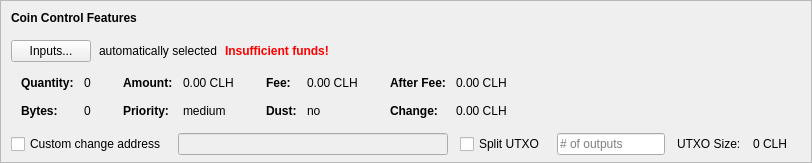
    <widget class="QFrame" name="frameCoinControl">
     <property name="sizePolicy">
      <sizepolicy hsizetype="Expanding" vsizetype="Expanding">
       <horstretch>0</horstretch>
       <verstretch>0</verstretch>
      </sizepolicy>
     </property>
     <property name="maximumSize">
      <size>
       <width>16777215</width>
       <height>16777215</height>
      </size>
     </property>
     <property name="frameShape">
      <enum>QFrame::StyledPanel</enum>
     </property>
     <property name="frameShadow">
      <enum>QFrame::Sunken</enum>
     </property>
     <layout class="QVBoxLayout" name="verticalLayoutCoinControl2">
      <property name="spacing">
       <number>0</number>
      </property>
      <property name="leftMargin">
       <number>0</number>
      </property>
      <property name="topMargin">
       <number>0</number>
      </property>
      <property name="rightMargin">
       <number>0</number>
      </property>
      <property name="bottomMargin">
       <number>6</number>
      </property>
      <item>
       <layout class="QVBoxLayout" name="verticalLayoutCoinControl" stretch="0,0,0,0,1">
        <property name="spacing">
         <number>0</number>
        </property>
        <property name="leftMargin">
         <number>10</number>
        </property>
        <property name="topMargin">
         <number>10</number>
        </property>
        <item>
         <layout class="QHBoxLayout" name="horizontalLayoutCoinControl1">
          <property name="bottomMargin">
           <number>15</number>
          </property>
          <item>
           <widget class="QLabel" name="labelCoinControlFeatures">
            <property name="sizePolicy">
             <sizepolicy hsizetype="Preferred" vsizetype="Maximum">
              <horstretch>0</horstretch>
              <verstretch>0</verstretch>
             </sizepolicy>
            </property>
            <property name="font">
             <font>
              <weight>75</weight>
              <bold>true</bold>
             </font>
            </property>
            <property name="styleSheet">
             <string notr="true">font-weight:bold;</string>
            </property>
            <property name="text">
             <string>Coin Control Features</string>
            </property>
           </widget>
          </item>
         </layout>
        </item>
        <item>
         <layout class="QHBoxLayout" name="horizontalLayoutCoinControl2" stretch="0,0,0,0">
          <property name="spacing">
           <number>8</number>
          </property>
          <property name="bottomMargin">
           <number>10</number>
          </property>
          <item>
           <widget class="QPushButton" name="pushButtonCoinControl">
            <property name="styleSheet">
             <string notr="true"/>
            </property>
            <property name="text">
             <string>Inputs...</string>
            </property>
            <property name="autoDefault">
             <bool>false</bool>
            </property>
           </widget>
          </item>
          <item>
           <widget class="QLabel" name="labelCoinControlAutomaticallySelected">
            <property name="text">
             <string>automatically selected</string>
            </property>
            <property name="margin">
             <number>5</number>
            </property>
           </widget>
          </item>
          <item>
           <widget class="QLabel" name="labelCoinControlInsuffFunds">
            <property name="font">
             <font>
              <weight>75</weight>
              <bold>true</bold>
             </font>
            </property>
            <property name="styleSheet">
             <string notr="true">color:red;font-weight:bold;</string>
            </property>
            <property name="text">
             <string>Insufficient funds!</string>
            </property>
            <property name="margin">
             <number>5</number>
            </property>
           </widget>
          </item>
          <item>
           <spacer name="horizontalSpacerCoinControl">
            <property name="orientation">
             <enum>Qt::Horizontal</enum>
            </property>
            <property name="sizeHint" stdset="0">
             <size>
              <width>40</width>
              <height>1</height>
             </size>
            </property>
           </spacer>
          </item>
         </layout>
        </item>
        <item>
         <widget class="QWidget" name="widgetCoinControl" native="true">
          <property name="sizePolicy">
           <sizepolicy hsizetype="Preferred" vsizetype="Preferred">
            <horstretch>0</horstretch>
            <verstretch>0</verstretch>
           </sizepolicy>
          </property>
          <property name="minimumSize">
           <size>
            <width>0</width>
            <height>0</height>
           </size>
          </property>
          <property name="styleSheet">
           <string notr="true"/>
          </property>
          <layout class="QHBoxLayout" name="horizontalLayoutCoinControl5">
           <property name="leftMargin">
            <number>0</number>
           </property>
           <property name="topMargin">
            <number>0</number>
           </property>
           <property name="rightMargin">
            <number>0</number>
           </property>
           <property name="bottomMargin">
            <number>0</number>
           </property>
           <item>
            <layout class="QHBoxLayout" name="horizontalLayoutCoinControl3" stretch="0,0,0,1">
             <property name="spacing">
              <number>20</number>
             </property>
             <property name="topMargin">
              <number>0</number>
             </property>
             <property name="bottomMargin">
              <number>10</number>
             </property>
             <item>
              <layout class="QFormLayout" name="formLayoutCoinControl1">
               <property name="horizontalSpacing">
                <number>10</number>
               </property>
               <property name="verticalSpacing">
                <number>14</number>
               </property>
               <property name="leftMargin">
                <number>10</number>
               </property>
               <property name="topMargin">
                <number>4</number>
               </property>
               <property name="rightMargin">
                <number>6</number>
               </property>
               <item row="0" column="0">
                <widget class="QLabel" name="labelCoinControlQuantityText">
                 <property name="font">
                  <font>
                   <weight>75</weight>
                   <bold>true</bold>
                  </font>
                 </property>
                 <property name="text">
                  <string>Quantity:</string>
                 </property>
                 <property name="margin">
                  <number>0</number>
                 </property>
                </widget>
               </item>
               <item row="0" column="1">
                <widget class="QLabel" name="labelCoinControlQuantity">
                 <property name="cursor">
                  <cursorShape>IBeamCursor</cursorShape>
                 </property>
                 <property name="contextMenuPolicy">
                  <enum>Qt::ActionsContextMenu</enum>
                 </property>
                 <property name="text">
                  <string notr="true">0</string>
                 </property>
                 <property name="margin">
                  <number>0</number>
                 </property>
                 <property name="textInteractionFlags">
                  <set>Qt::LinksAccessibleByMouse|Qt::TextSelectableByKeyboard|Qt::TextSelectableByMouse</set>
                 </property>
                </widget>
               </item>
               <item row="1" column="0">
                <widget class="QLabel" name="labelCoinControlBytesText">
                 <property name="font">
                  <font>
                   <weight>75</weight>
                   <bold>true</bold>
                  </font>
                 </property>
                 <property name="text">
                  <string>Bytes:</string>
                 </property>
                </widget>
               </item>
               <item row="1" column="1">
                <widget class="QLabel" name="labelCoinControlBytes">
                 <property name="cursor">
                  <cursorShape>IBeamCursor</cursorShape>
                 </property>
                 <property name="contextMenuPolicy">
                  <enum>Qt::ActionsContextMenu</enum>
                 </property>
                 <property name="text">
                  <string notr="true">0</string>
                 </property>
                 <property name="textInteractionFlags">
                  <set>Qt::LinksAccessibleByMouse|Qt::TextSelectableByKeyboard|Qt::TextSelectableByMouse</set>
                 </property>
                </widget>
               </item>
              </layout>
             </item>
             <item>
              <layout class="QFormLayout" name="formLayoutCoinControl2">
               <property name="horizontalSpacing">
                <number>10</number>
               </property>
               <property name="verticalSpacing">
                <number>14</number>
               </property>
               <property name="leftMargin">
                <number>6</number>
               </property>
               <property name="topMargin">
                <number>4</number>
               </property>
               <property name="rightMargin">
                <number>6</number>
               </property>
               <item row="0" column="0">
                <widget class="QLabel" name="labelCoinControlAmountText">
                 <property name="font">
                  <font>
                   <weight>75</weight>
                   <bold>true</bold>
                  </font>
                 </property>
                 <property name="text">
                  <string>Amount:</string>
                 </property>
                 <property name="margin">
                  <number>0</number>
                 </property>
                </widget>
               </item>
               <item row="0" column="1">
                <widget class="QLabel" name="labelCoinControlAmount">
                 <property name="cursor">
                  <cursorShape>IBeamCursor</cursorShape>
                 </property>
                 <property name="contextMenuPolicy">
                  <enum>Qt::ActionsContextMenu</enum>
                 </property>
                 <property name="text">
                  <string notr="true">0.00 CLH</string>
                 </property>
                 <property name="textInteractionFlags">
                  <set>Qt::LinksAccessibleByMouse|Qt::TextSelectableByKeyboard|Qt::TextSelectableByMouse</set>
                 </property>
                </widget>
               </item>
               <item row="1" column="0">
                <widget class="QLabel" name="labelCoinControlPriorityText">
                 <property name="font">
                  <font>
                   <weight>75</weight>
                   <bold>true</bold>
                  </font>
                 </property>
                 <property name="text">
                  <string>Priority:</string>
                 </property>
                </widget>
               </item>
               <item row="1" column="1">
                <widget class="QLabel" name="labelCoinControlPriority">
                 <property name="cursor">
                  <cursorShape>IBeamCursor</cursorShape>
                 </property>
                 <property name="contextMenuPolicy">
                  <enum>Qt::ActionsContextMenu</enum>
                 </property>
                 <property name="text">
                  <string>medium</string>
                 </property>
                 <property name="textInteractionFlags">
                  <set>Qt::LinksAccessibleByMouse|Qt::TextSelectableByKeyboard|Qt::TextSelectableByMouse</set>
                 </property>
                </widget>
               </item>
              </layout>
             </item>
             <item>
              <layout class="QFormLayout" name="formLayoutCoinControl3">
               <property name="horizontalSpacing">
                <number>10</number>
               </property>
               <property name="verticalSpacing">
                <number>14</number>
               </property>
               <property name="leftMargin">
                <number>6</number>
               </property>
               <property name="topMargin">
                <number>4</number>
               </property>
               <property name="rightMargin">
                <number>6</number>
               </property>
               <item row="0" column="0">
                <widget class="QLabel" name="labelCoinControlFeeText">
                 <property name="font">
                  <font>
                   <weight>75</weight>
                   <bold>true</bold>
                  </font>
                 </property>
                 <property name="text">
                  <string>Fee:</string>
                 </property>
                 <property name="margin">
                  <number>0</number>
                 </property>
                </widget>
               </item>
               <item row="0" column="1">
                <widget class="QLabel" name="labelCoinControlFee">
                 <property name="cursor">
                  <cursorShape>IBeamCursor</cursorShape>
                 </property>
                 <property name="contextMenuPolicy">
                  <enum>Qt::ActionsContextMenu</enum>
                 </property>
                 <property name="text">
                  <string notr="true">0.00 CLH</string>
                 </property>
                 <property name="textInteractionFlags">
                  <set>Qt::LinksAccessibleByMouse|Qt::TextSelectableByKeyboard|Qt::TextSelectableByMouse</set>
                 </property>
                </widget>
               </item>
               <item row="1" column="0">
                <widget class="QLabel" name="labelCoinControlLowOutputText">
                 <property name="font">
                  <font>
                   <weight>75</weight>
                   <bold>true</bold>
                  </font>
                 </property>
                 <property name="text">
                  <string>Dust:</string>
                 </property>
                </widget>
               </item>
               <item row="1" column="1">
                <widget class="QLabel" name="labelCoinControlLowOutput">
                 <property name="cursor">
                  <cursorShape>IBeamCursor</cursorShape>
                 </property>
                 <property name="contextMenuPolicy">
                  <enum>Qt::ActionsContextMenu</enum>
                 </property>
                 <property name="text">
                  <string>no</string>
                 </property>
                 <property name="textInteractionFlags">
                  <set>Qt::LinksAccessibleByMouse|Qt::TextSelectableByKeyboard|Qt::TextSelectableByMouse</set>
                 </property>
                </widget>
               </item>
              </layout>
             </item>
             <item>
              <layout class="QFormLayout" name="formLayoutCoinControl4">
               <property name="horizontalSpacing">
                <number>10</number>
               </property>
               <property name="verticalSpacing">
                <number>14</number>
               </property>
               <property name="leftMargin">
                <number>6</number>
               </property>
               <property name="topMargin">
                <number>4</number>
               </property>
               <property name="rightMargin">
                <number>6</number>
               </property>
               <item row="0" column="0">
                <widget class="QLabel" name="labelCoinControlAfterFeeText">
                 <property name="font">
                  <font>
                   <weight>75</weight>
                   <bold>true</bold>
                  </font>
                 </property>
                 <property name="text">
                  <string>After Fee:</string>
                 </property>
                 <property name="margin">
                  <number>0</number>
                 </property>
                </widget>
               </item>
               <item row="0" column="1">
                <widget class="QLabel" name="labelCoinControlAfterFee">
                 <property name="cursor">
                  <cursorShape>IBeamCursor</cursorShape>
                 </property>
                 <property name="contextMenuPolicy">
                  <enum>Qt::ActionsContextMenu</enum>
                 </property>
                 <property name="text">
                  <string notr="true">0.00 CLH</string>
                 </property>
                 <property name="textInteractionFlags">
                  <set>Qt::LinksAccessibleByMouse|Qt::TextSelectableByKeyboard|Qt::TextSelectableByMouse</set>
                 </property>
                </widget>
               </item>
               <item row="1" column="0">
                <widget class="QLabel" name="labelCoinControlChangeText">
                 <property name="font">
                  <font>
                   <weight>75</weight>
                   <bold>true</bold>
                  </font>
                 </property>
                 <property name="text">
                  <string>Change:</string>
                 </property>
                </widget>
               </item>
               <item row="1" column="1">
                <widget class="QLabel" name="labelCoinControlChange">
                 <property name="cursor">
                  <cursorShape>IBeamCursor</cursorShape>
                 </property>
                 <property name="contextMenuPolicy">
                  <enum>Qt::ActionsContextMenu</enum>
                 </property>
                 <property name="text">
                  <string notr="true">0.00 CLH</string>
                 </property>
                 <property name="textInteractionFlags">
                  <set>Qt::LinksAccessibleByMouse|Qt::TextSelectableByKeyboard|Qt::TextSelectableByMouse</set>
                 </property>
                </widget>
               </item>
              </layout>
             </item>
            </layout>
           </item>
          </layout>
         </widget>
        </item>
        <item>
         <layout class="QHBoxLayout" name="horizontalLayoutCoinControl4" stretch="0,0,0,0,0,0,0">
          <property name="spacing">
           <number>12</number>
          </property>
          <property name="sizeConstraint">
           <enum>QLayout::SetDefaultConstraint</enum>
          </property>
          <property name="topMargin">
           <number>5</number>
          </property>
          <property name="rightMargin">
           <number>5</number>
          </property>
          <item>
           <widget class="QCheckBox" name="checkBoxCoinControlChange">
            <property name="toolTip">
             <string>If this is activated, but the change address is empty or invalid, change will be sent to a newly generated address.</string>
            </property>
            <property name="text">
             <string>Custom change address</string>
            </property>
           </widget>
          </item>
          <item>
           <widget class="QValidatedLineEdit" name="lineEditCoinControlChange">
            <property name="enabled">
             <bool>false</bool>
            </property>
            <property name="sizePolicy">
             <sizepolicy hsizetype="Expanding" vsizetype="Fixed">
              <horstretch>0</horstretch>
              <verstretch>0</verstretch>
             </sizepolicy>
            </property>
           </widget>
          </item>
          <item>
           <widget class="QCheckBox" name="splitBlockCheckBox">
            <property name="text">
             <string>Split UTXO</string>
            </property>
           </widget>
          </item>
          <item>
           <widget class="QLineEdit" name="splitBlockLineEdit">
            <property name="sizePolicy">
             <sizepolicy hsizetype="Fixed" vsizetype="Fixed">
              <horstretch>50</horstretch>
              <verstretch>0</verstretch>
             </sizepolicy>
            </property>
            <property name="placeholderText">
             <string># of outputs</string>
            </property>
           </widget>
          </item>
          <item>
           <widget class="QLabel" name="labelBlockSizeText">
            <property name="text">
             <string>UTXO Size:</string>
            </property>
           </widget>
          </item>
          <item>
           <widget class="QLabel" name="labelBlockSize">
            <property name="text">
             <string>0 CLH</string>
            </property>
           </widget>
          </item>
          <item>
           <widget class="QLabel" name="labelCoinControlChangeLabel">
            <property name="sizePolicy">
             <sizepolicy hsizetype="Preferred" vsizetype="Expanding">
              <horstretch>0</horstretch>
              <verstretch>0</verstretch>
             </sizepolicy>
            </property>
            <property name="minimumSize">
             <size>
              <width>0</width>
              <height>0</height>
             </size>
            </property>
            <property name="text">
             <string/>
            </property>
            <property name="margin">
             <number>3</number>
            </property>
           </widget>
          </item>
         </layout>
        </item>
        <item>
         <spacer name="verticalSpacerCoinControl">
          <property name="orientation">
           <enum>Qt::Vertical</enum>
          </property>
          <property name="sizeHint" stdset="0">
           <size>
            <width>800</width>
            <height>1</height>
           </size>
          </property>
         </spacer>
        </item>
       </layout>
      </item>
     </layout>
    </widget>
